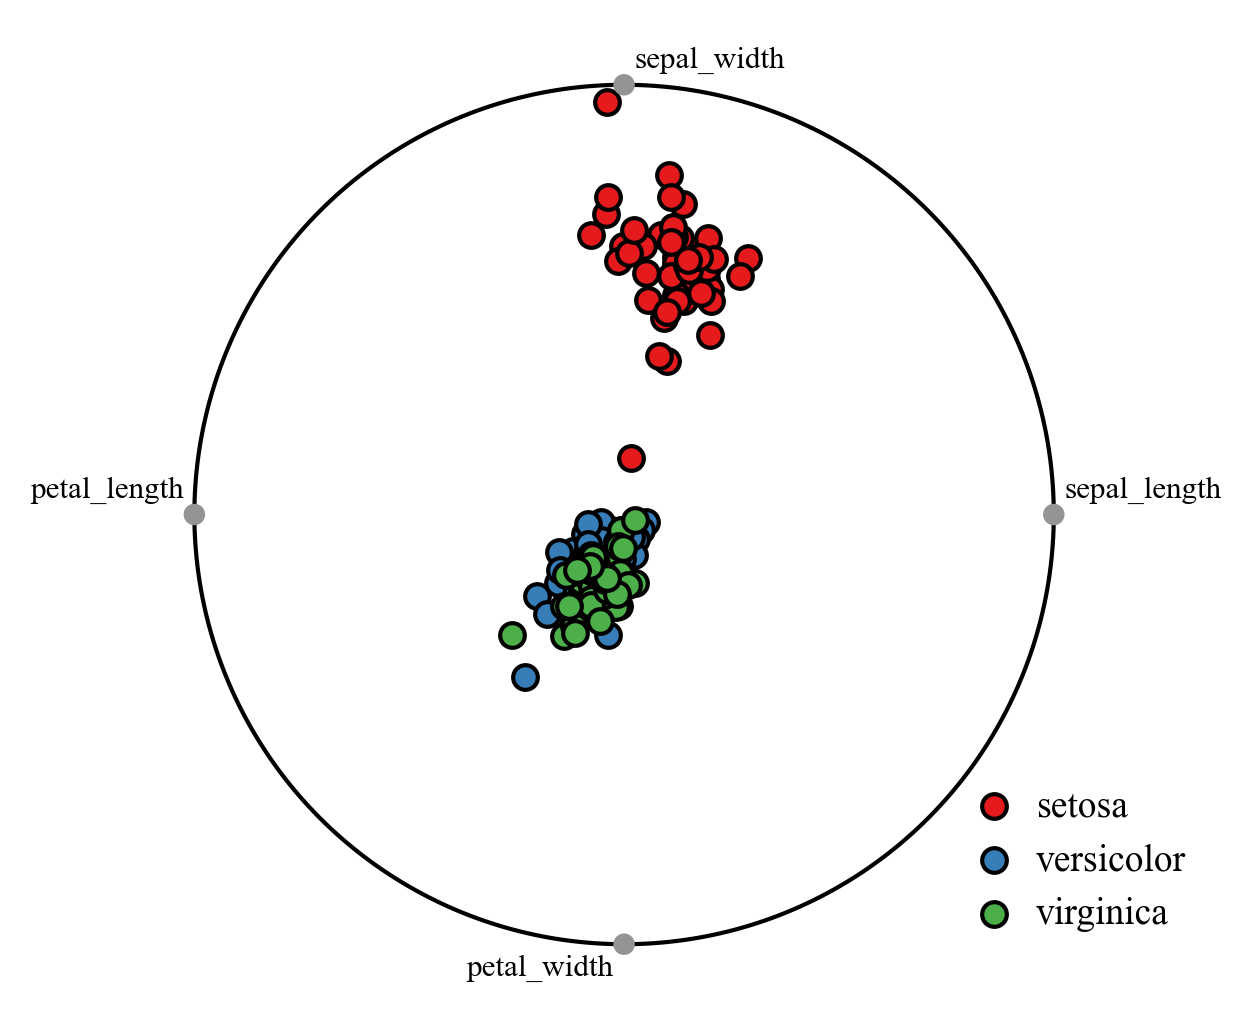

Python code for this plot:
"""
编写时间：2022年4月23日 15：40

作者: 宁海涛，代码运行出错或者因包版本更新出错，请关注微信公众号【DataCharm】进行实时获取更新。
"""

"""
此代码为使用Python-Prolot包进行学术风格图表绘制，绘图语法和Matplotlib有所不同，需注意。
"""


import pandas as pd
import numpy as np
import seaborn as sns
import proplot as pplt
import matplotlib.pyplot as plt

from proplot import rc
rc["font.family"] = "Times New Roman"
rc["axes.labelsize"] = 15
rc["tick.labelsize"] = 12
rc["suptitle.size"] = 15
rc["title.size"] = 14


data_df = sns.load_dataset("iris")
colors = plt.cm.Set1.colors

fig,ax = plt.subplots(figsize=(4,3.5),dpi=100,facecolor="w")
radviz = pd.plotting.radviz(data_df, 'species',edgecolors='k',marker='o',s=35,linewidths=1,
                        color=colors,
                        ax=ax)
# 添加圆圈线
angle=np.arange(360)/180*3.14159
x=np.cos(angle)
y=np.sin(angle)
ax.plot(x,y,color='k',lw=1,zorder=0)

ax.axis('off')
ax.legend(loc="lower right",bbox_to_anchor=(1.1,0.05),frameon=False,handletextpad=.1)
plt.tight_layout()
fig.savefig('\第5章 多变量图形的绘制\图5-6-2 利用pandas绘制的Radviz图示例.pdf',bbox_inches='tight')
fig.savefig('\第5章 多变量图形的绘制\图5-6-2 利用pandas绘制的Radviz图示例.png', 
            bbox_inches='tight',dpi=300)
plt.show()
